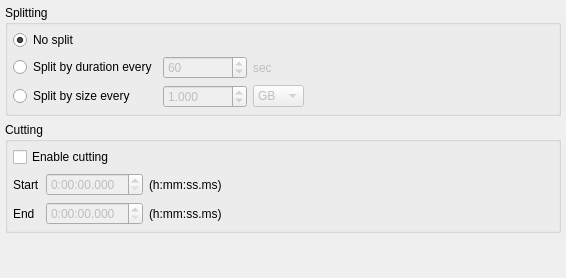
      <widget class="QWidget" name="tab">
       <attribute name="title">
        <string>Split &amp;&amp; cut</string>
       </attribute>
       <layout class="QVBoxLayout" name="verticalLayout_8">
        <property name="margin">
         <number>5</number>
        </property>
        <item>
         <widget class="QGroupBox" name="groupBox_6">
          <property name="sizePolicy">
           <sizepolicy hsizetype="Preferred" vsizetype="Fixed">
            <horstretch>0</horstretch>
            <verstretch>0</verstretch>
           </sizepolicy>
          </property>
          <property name="title">
           <string>Splitting</string>
          </property>
          <layout class="QHBoxLayout" name="horizontalLayout_21">
           <property name="margin">
            <number>5</number>
           </property>
           <item>
            <layout class="QGridLayout" name="gridLayout_5">
             <item row="0" column="0">
              <widget class="QRadioButton" name="noSplit">
               <property name="text">
                <string>No split</string>
               </property>
               <property name="checked">
                <bool>true</bool>
               </property>
              </widget>
             </item>
             <item row="1" column="0">
              <widget class="QRadioButton" name="splitByDuration">
               <property name="text">
                <string>Split by duration every</string>
               </property>
              </widget>
             </item>
             <item row="1" column="1">
              <widget class="QSpinBox" name="spinEditSplitDuration">
               <property name="enabled">
                <bool>false</bool>
               </property>
               <property name="minimum">
                <number>1</number>
               </property>
               <property name="maximum">
                <number>99999</number>
               </property>
               <property name="value">
                <number>60</number>
               </property>
              </widget>
             </item>
             <item row="1" column="2">
              <widget class="QLabel" name="labelSplitByDur">
               <property name="enabled">
                <bool>false</bool>
               </property>
               <property name="text">
                <string>sec</string>
               </property>
              </widget>
             </item>
             <item row="2" column="0">
              <widget class="QRadioButton" name="splitBySize">
               <property name="text">
                <string>Split by size every</string>
               </property>
              </widget>
             </item>
             <item row="2" column="1">
              <widget class="QDoubleSpinBox" name="editSplitSize">
               <property name="enabled">
                <bool>false</bool>
               </property>
               <property name="decimals">
                <number>3</number>
               </property>
               <property name="minimum">
                <double>0.001000000000000</double>
               </property>
               <property name="maximum">
                <double>99999.990000000005239</double>
               </property>
               <property name="value">
                <double>1.000000000000000</double>
               </property>
              </widget>
             </item>
             <item row="2" column="2">
              <widget class="QComboBox" name="comboBoxMeasure">
               <property name="enabled">
                <bool>false</bool>
               </property>
               <property name="currentIndex">
                <number>4</number>
               </property>
               <item>
                <property name="text">
                 <string>KB</string>
                </property>
               </item>
               <item>
                <property name="text">
                 <string>KiB</string>
                </property>
               </item>
               <item>
                <property name="text">
                 <string>MB</string>
                </property>
               </item>
               <item>
                <property name="text">
                 <string>MiB</string>
                </property>
               </item>
               <item>
                <property name="text">
                 <string>GB</string>
                </property>
               </item>
               <item>
                <property name="text">
                 <string>GiB</string>
                </property>
               </item>
              </widget>
             </item>
            </layout>
           </item>
           <item>
            <spacer name="horizontalSpacer_16">
             <property name="orientation">
              <enum>Qt::Horizontal</enum>
             </property>
             <property name="sizeHint" stdset="0">
              <size>
               <width>245</width>
               <height>20</height>
              </size>
             </property>
            </spacer>
           </item>
          </layout>
         </widget>
        </item>
        <item>
         <widget class="QGroupBox" name="groupBox_7">
          <property name="sizePolicy">
           <sizepolicy hsizetype="Preferred" vsizetype="Fixed">
            <horstretch>0</horstretch>
            <verstretch>0</verstretch>
           </sizepolicy>
          </property>
          <property name="title">
           <string>Cutting</string>
          </property>
          <layout class="QHBoxLayout" name="horizontalLayout_23">
           <property name="margin">
            <number>5</number>
           </property>
           <item>
            <layout class="QVBoxLayout" name="verticalLayout_15">
             <item>
              <widget class="QCheckBox" name="checkBoxCut">
               <property name="text">
                <string>Enable cutting</string>
               </property>
              </widget>
             </item>
             <item>
              <layout class="QHBoxLayout" name="horizontalLayout_22">
               <item>
                <layout class="QGridLayout" name="gridLayout_6">
                 <item row="0" column="0">
                  <widget class="QLabel" name="label_11">
                   <property name="text">
                    <string>Start</string>
                   </property>
                   <property name="alignment">
                    <set>Qt::AlignLeading|Qt::AlignLeft|Qt::AlignVCenter</set>
                   </property>
                  </widget>
                 </item>
                 <item row="1" column="0">
                  <widget class="QLabel" name="label_12">
                   <property name="text">
                    <string>End</string>
                   </property>
                   <property name="alignment">
                    <set>Qt::AlignLeading|Qt::AlignLeft|Qt::AlignVCenter</set>
                   </property>
                  </widget>
                 </item>
                 <item row="0" column="2">
                  <widget class="QTimeEdit" name="cutStartTimeEdit">
                   <property name="enabled">
                    <bool>false</bool>
                   </property>
                   <property name="displayFormat">
                    <string>H:mm:ss.zzz</string>
                   </property>
                  </widget>
                 </item>
                 <item row="1" column="2">
                  <widget class="QTimeEdit" name="cutEndTimeEdit">
                   <property name="enabled">
                    <bool>false</bool>
                   </property>
                   <property name="displayFormat">
                    <string>H:mm:ss.zzz</string>
                   </property>
                  </widget>
                 </item>
                 <item row="0" column="3">
                  <widget class="QLabel" name="label_28">
                   <property name="text">
                    <string>(h:mm:ss.ms)</string>
                   </property>
                  </widget>
                 </item>
                 <item row="1" column="3">
                  <widget class="QLabel" name="label_29">
                   <property name="text">
                    <string>(h:mm:ss.ms)</string>
                   </property>
                  </widget>
                 </item>
                </layout>
               </item>
              </layout>
             </item>
            </layout>
           </item>
           <item>
            <spacer name="horizontalSpacer_18">
             <property name="orientation">
              <enum>Qt::Horizontal</enum>
             </property>
             <property name="sizeHint" stdset="0">
              <size>
               <width>331</width>
               <height>20</height>
              </size>
             </property>
            </spacer>
           </item>
          </layout>
         </widget>
        </item>
        <item>
         <spacer name="verticalSpacer_5">
          <property name="orientation">
           <enum>Qt::Vertical</enum>
          </property>
          <property name="sizeHint" stdset="0">
           <size>
            <width>20</width>
            <height>40</height>
           </size>
          </property>
         </spacer>
        </item>
       </layout>
      </widget>
